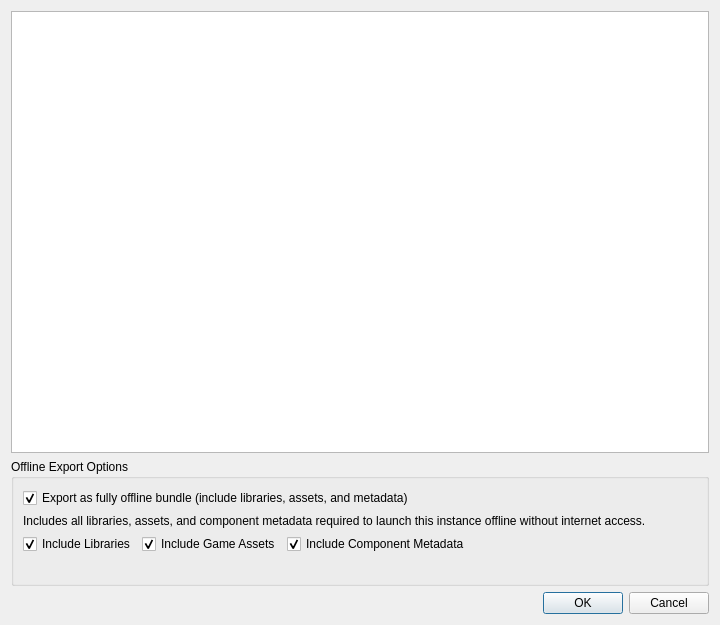
<?xml version="1.0" encoding="UTF-8"?>
<ui version="4.0">
 <class>ExportInstanceDialog</class>
 <widget class="QDialog" name="ExportInstanceDialog">
  <property name="geometry">
   <rect>
    <x>0</x>
    <y>0</y>
    <width>720</width>
    <height>625</height>
   </rect>
  </property>
  <property name="windowTitle">
   <string>Export Instance</string>
  </property>
  <layout class="QVBoxLayout" name="verticalLayout">
   <item>
    <widget class="QTreeView" name="treeView">
     <property name="alternatingRowColors">
      <bool>true</bool>
     </property>
     <property name="selectionMode">
      <enum>QAbstractItemView::ExtendedSelection</enum>
     </property>
     <property name="sortingEnabled">
      <bool>true</bool>
     </property>
     <attribute name="headerStretchLastSection">
      <bool>false</bool>
     </attribute>
    </widget>
   </item>
   <item>
    <widget class="QGroupBox" name="offlineGroupBox">
     <property name="title">
      <string>Offline Export Options</string>
     </property>
     <layout class="QVBoxLayout" name="offlineLayout">
      <item>
       <widget class="QCheckBox" name="exportOfflineCheckBox">
        <property name="text">
         <string>Export as fully offline bundle (include libraries, assets, and metadata)</string>
        </property>
        <property name="checked">
         <bool>true</bool>
        </property>
       </widget>
      </item>
      <item>
       <widget class="QLabel" name="offlineInfoLabel">
        <property name="text">
         <string>Includes all libraries, assets, and component metadata required to launch this instance offline without internet access.</string>
        </property>
        <property name="wordWrap">
         <bool>true</bool>
        </property>
       </widget>
      </item>
      <item>
       <layout class="QHBoxLayout" name="offlineDetailsLayout">
        <item>
         <widget class="QCheckBox" name="includeLibrariesCheckBox">
          <property name="enabled">
           <bool>true</bool>
          </property>
          <property name="text">
           <string>Include Libraries</string>
          </property>
          <property name="checked">
           <bool>true</bool>
          </property>
         </widget>
        </item>
        <item>
         <widget class="QCheckBox" name="includeAssetsCheckBox">
          <property name="enabled">
           <bool>true</bool>
          </property>
          <property name="text">
           <string>Include Game Assets</string>
          </property>
          <property name="checked">
           <bool>true</bool>
          </property>
         </widget>
        </item>
        <item>
         <widget class="QCheckBox" name="includeMetadataCheckBox">
          <property name="enabled">
           <bool>true</bool>
          </property>
          <property name="text">
           <string>Include Component Metadata</string>
          </property>
          <property name="checked">
           <bool>true</bool>
          </property>
         </widget>
        </item>
        <item>
         <spacer name="offlineSpacer">
          <property name="orientation">
           <enum>Qt::Horizontal</enum>
          </property>
          <property name="sizeHint" stdset="0">
           <size>
            <width>40</width>
            <height>20</height>
           </size>
          </property>
         </spacer>
        </item>
       </layout>
      </item>
      <item>
       <widget class="QLabel" name="offlineWarningLabel">
        <property name="text">
         <string/>
        </property>
        <property name="wordWrap">
         <bool>true</bool>
        </property>
        <property name="visible">
         <bool>false</bool>
        </property>
       </widget>
      </item>
     </layout>
    </widget>
   </item>
   <item>
    <widget class="QDialogButtonBox" name="buttonBox">
     <property name="orientation">
      <enum>Qt::Horizontal</enum>
     </property>
     <property name="standardButtons">
      <set>QDialogButtonBox::Cancel|QDialogButtonBox::Ok</set>
     </property>
    </widget>
   </item>
  </layout>
 </widget>
 <tabstops>
  <tabstop>treeView</tabstop>
 </tabstops>
 <resources/>
 <connections>
  <connection>
   <sender>buttonBox</sender>
   <signal>accepted()</signal>
   <receiver>ExportInstanceDialog</receiver>
   <slot>accept()</slot>
   <hints>
    <hint type="sourcelabel">
     <x>248</x>
     <y>254</y>
    </hint>
    <hint type="destinationlabel">
     <x>157</x>
     <y>274</y>
    </hint>
   </hints>
  </connection>
  <connection>
   <sender>buttonBox</sender>
   <signal>rejected()</signal>
   <receiver>ExportInstanceDialog</receiver>
   <slot>reject()</slot>
   <hints>
    <hint type="sourcelabel">
     <x>316</x>
     <y>260</y>
    </hint>
    <hint type="destinationlabel">
     <x>286</x>
     <y>274</y>
    </hint>
   </hints>
  </connection>
 </connections>
</ui>
